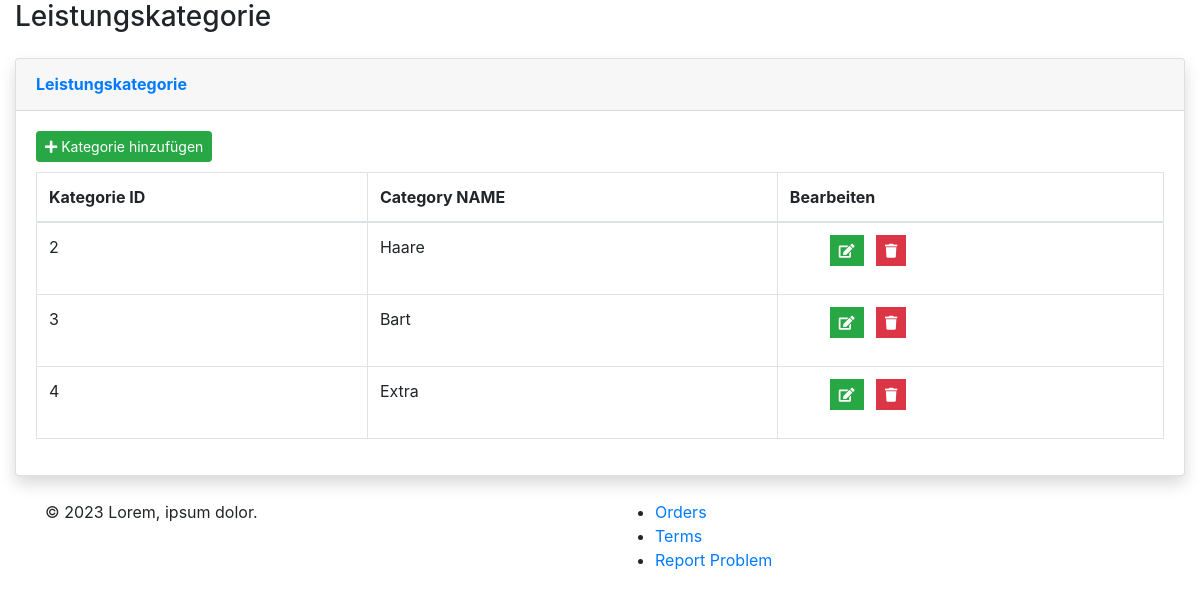
The app's page /barber-admin/service-categories.php (signed in) with its own data.
### tables this page shows
CREATE TABLE `service_categories` (
  `category_id` int(2) NOT NULL,
  `category_name` varchar(50) NOT NULL
);

### barber-admin/service-categories.php (the view, shortened to what this page needs)
<?php
    include 'connect.php';
    include 'Includes/templates/header.php';
    if(isset($_SESSION['username_barbershop_Xw211qAAsq4']) && isset($_SESSION['password_barbershop_Xw211qAAsq4']))
    {
?>
        <div class="container-fluid">
            <div class="d-sm-flex align-items-center justify-content-between mb-4">
                <h1 class="h3 mb-0 text-gray-800">Leistungskategorie</h1>
            </div>
            <?php
                $stmt = $con->prepare("SELECT * FROM service_categories");
                $stmt->execute();
                $rows_categories = $stmt->fetchAll();
            ?>
            <div class="card shadow mb-4">
                <div class="card-header py-3">
                    <h6 class="m-0 font-weight-bold text-primary">Leistungskategorie</h6>
                </div>
                <div class="card-body">
                    <button class="btn btn-success btn-sm" style="margin-bottom: 10px;" type="button" data-toggle="modal" data-target="#add_new_category" data-placement="top">
                        <i class="fa fa-plus"></i>
                        Kategorie hinzufügen
                    </button>
                    <div class="table-responsive">
                        <table class="table table-bordered" id="dataTable" width="100%" cellspacing="0">
                            <thead>
                                <tr>
                                    <th>Kategorie ID</th>
                                    <th>Category NAME</th>
                                    <th>Bearbeiten</th>
                                </tr>
                            </thead>
                            <tbody>
                                <?php
                                foreach($rows_categories as $category)
                                {
                                    echo "<tr>";
                                        echo "<td>";
                                            echo $category['category_id'];
                                        echo "</td>";
                                        echo "<td>";
                                            echo $category['category_name'];
                                        echo "</td>";
                                        echo "<td>";
                                            if(strtolower($category["category_name"]) != "uncategorized")
                                            {
                                                $delete_data = "delete_".$category["category_id"];
                                                $edit_data = "edit_".$category["category_id"];
                                            ?>
                                            <ul>
                                                <li class="list-inline-item" data-toggle="tooltip" title="Edit">
                                                    <button class="btn btn-success btn-sm rounded-0" type="button" data-toggle="modal" data-target="#<?php echo $edit_data; ?>" data-placement="top"><i class="fa fa-edit"></i></button>
                                                </li>
                                                <li class="list-inline-item" data-toggle="tooltip" title="Delete">
                                                    <button class="btn btn-danger btn-sm rounded-0" type="button" data-toggle="modal" data-target="#<?php echo $delete_data; ?>" data-placement="top"><i class="fa fa-trash"></i></button>
                                                </li>
                                            </ul>
                                            <?php
                                            }
                                        echo "</td>";
                                    echo "</tr>";
                                }
                            ?>
                            </tbody>
                        </table>
                    </div>
                </div>
            </div>
        </div>
<?php
        include 'Includes/templates/footer.php';
    }
    else
    {
        header('Location: login.php');
        exit();
    }
?>

### records on screen
service_categories: category_id "2", category_name "Haare"
service_categories: category_id "3", category_name "Bart"
service_categories: category_id "4", category_name "Extra"
